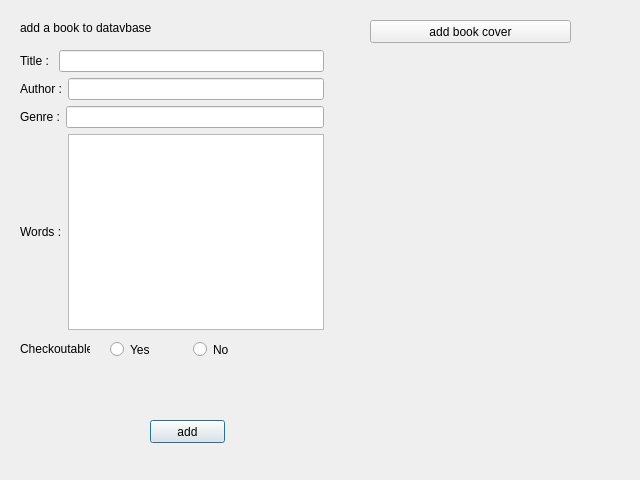
<?xml version="1.0" encoding="UTF-8"?>
<ui version="4.0">
 <class>addBookDialog</class>
 <widget class="QDialog" name="addBookDialog">
  <property name="geometry">
   <rect>
    <x>0</x>
    <y>0</y>
    <width>640</width>
    <height>480</height>
   </rect>
  </property>
  <property name="windowTitle">
   <string>Dialog</string>
  </property>
  <widget class="QLabel" name="label_5">
   <property name="geometry">
    <rect>
     <x>20</x>
     <y>20</y>
     <width>351</width>
     <height>16</height>
    </rect>
   </property>
   <property name="text">
    <string>add a book to datavbase</string>
   </property>
  </widget>
  <widget class="QPushButton" name="confirmBtn">
   <property name="geometry">
    <rect>
     <x>150</x>
     <y>420</y>
     <width>75</width>
     <height>23</height>
    </rect>
   </property>
   <property name="text">
    <string>add</string>
   </property>
  </widget>
  <widget class="QLabel" name="label_6">
   <property name="geometry">
    <rect>
     <x>20</x>
     <y>340</y>
     <width>70</width>
     <height>17</height>
    </rect>
   </property>
   <property name="text">
    <string>Checkoutable?</string>
   </property>
  </widget>
  <widget class="QPushButton" name="addImageBtn">
   <property name="geometry">
    <rect>
     <x>370</x>
     <y>20</y>
     <width>201</width>
     <height>23</height>
    </rect>
   </property>
   <property name="text">
    <string>add book cover</string>
   </property>
  </widget>
  <widget class="QLabel" name="imagePreview">
   <property name="geometry">
    <rect>
     <x>370</x>
     <y>70</y>
     <width>201</width>
     <height>341</height>
    </rect>
   </property>
   <property name="text">
    <string/>
   </property>
  </widget>
  <widget class="QWidget" name="layoutWidget">
   <property name="geometry">
    <rect>
     <x>20</x>
     <y>50</y>
     <width>304</width>
     <height>280</height>
    </rect>
   </property>
   <layout class="QVBoxLayout" name="verticalLayout">
    <item>
     <layout class="QHBoxLayout" name="horizontalLayout">
      <item>
       <widget class="QLabel" name="label">
        <property name="text">
         <string>Title : </string>
        </property>
       </widget>
      </item>
      <item>
       <widget class="QLineEdit" name="TitleLn"/>
      </item>
     </layout>
    </item>
    <item>
     <layout class="QHBoxLayout" name="horizontalLayout_2">
      <item>
       <widget class="QLabel" name="label_2">
        <property name="text">
         <string>Author :</string>
        </property>
       </widget>
      </item>
      <item>
       <widget class="QLineEdit" name="authorLn"/>
      </item>
     </layout>
    </item>
    <item>
     <layout class="QHBoxLayout" name="horizontalLayout_3">
      <item>
       <widget class="QLabel" name="label_3">
        <property name="text">
         <string>Genre :</string>
        </property>
       </widget>
      </item>
      <item>
       <widget class="QLineEdit" name="genreLn"/>
      </item>
     </layout>
    </item>
    <item>
     <layout class="QHBoxLayout" name="horizontalLayout_4">
      <item>
       <widget class="QLabel" name="label_4">
        <property name="text">
         <string>Words :</string>
        </property>
       </widget>
      </item>
      <item>
       <widget class="QPlainTextEdit" name="wordsRaw"/>
      </item>
     </layout>
    </item>
   </layout>
  </widget>
  <widget class="QWidget" name="layoutWidget">
   <property name="geometry">
    <rect>
     <x>110</x>
     <y>340</y>
     <width>160</width>
     <height>19</height>
    </rect>
   </property>
   <layout class="QHBoxLayout" name="horizontalLayout_5">
    <item>
     <widget class="QRadioButton" name="radio_yes">
      <property name="text">
       <string>Yes</string>
      </property>
     </widget>
    </item>
    <item>
     <widget class="QRadioButton" name="radioButton_2">
      <property name="text">
       <string>No</string>
      </property>
     </widget>
    </item>
   </layout>
  </widget>
 </widget>
 <resources/>
 <connections/>
</ui>
